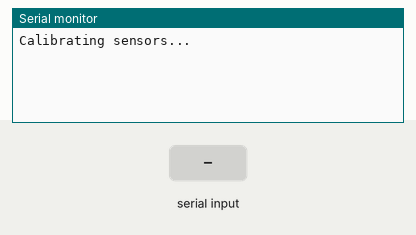
Simulated run of this sketch. Board: Arduino Uno, built with avr-gcc and run on an emulated ATmega328P. Parts: the last lines printed to the serial monitor. The test bench sets the inputs (shaded band).

Above: at 1.2 s.
1.3 s: "1" received over Serial
At 1.8 s:
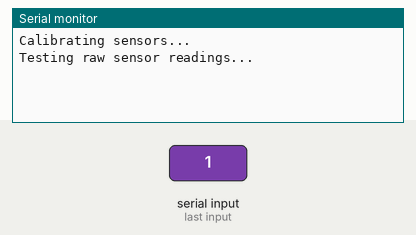
2.8 s: "2" received over Serial
At 4.0 s:
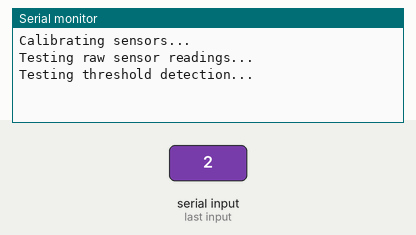
4.3 s: "3" received over Serial
At 5.2 s:
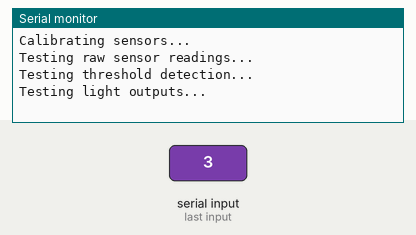
5.8 s: "4" received over Serial
At 6.4 s:
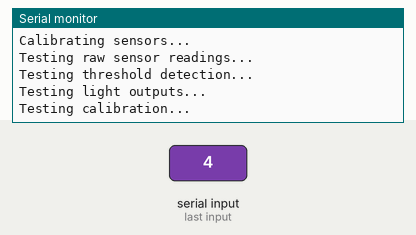
7.3 s: "5" received over Serial
At 8.5 s:
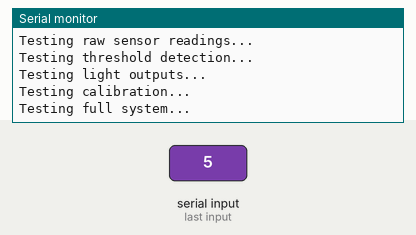
8.8 s: "6" received over Serial
At 9.9 s:
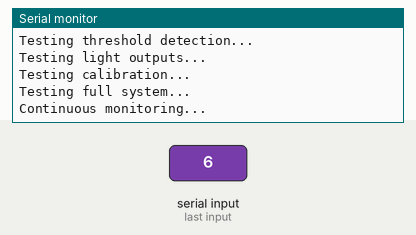

Measured:
- after the input at 1.3 s, the serial monitor: prints a new line at once (image 1)
- after the input at 2.8 s, the serial monitor: prints a new line at once (image 2)
- after the input at 4.3 s, the serial monitor: prints a new line at once (image 3)
- after the input at 5.8 s, the serial monitor: prints a new line at once (image 4)
- after the input at 7.3 s, the serial monitor: prints a new line at once (image 5)
- after the input at 8.8 s, the serial monitor: prints a new line at once (image 6)

The sketch:

test_prototypes.ino
```cpp
// Test sketch to verify function prototype generation
// This sketch has functions called before they're defined

void setup() {
  Serial.begin(9600);
  calibrateSensors();
}

void loop() {
  if (Serial.available() > 0) {
    char cmd = Serial.read();

    switch (cmd) {
      case '1':
        testRawSensorReadings();
        break;
      case '2':
        testThresholdDetection();
        break;
      case '3':
        testLightOutputs();
        break;
      case '4':
        testCalibration();
        break;
      case '5':
        testFullSystem();
        break;
      case '6':
        continuousMonitor();
        break;
      case '7':
        displayBaselines();
        break;
    }
  }
}

// Function definitions below (called before defined)

void calibrateSensors() {
  Serial.println("Calibrating sensors...");
}

void testRawSensorReadings() {
  Serial.println("Testing raw sensor readings...");
}

void testThresholdDetection() {
  Serial.println("Testing threshold detection...");
}

void testLightOutputs() {
  Serial.println("Testing light outputs...");
}

void testCalibration() {
  Serial.println("Testing calibration...");
}

void testFullSystem() {
  Serial.println("Testing full system...");
}

void continuousMonitor() {
  Serial.println("Continuous monitoring...");
}

void displayBaselines() {
  Serial.println("Displaying baselines...");
}
```
